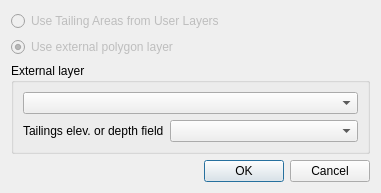
<?xml version="1.0" encoding="UTF-8"?>
<ui version="4.0">
 <class>Dialog</class>
 <widget class="QDialog" name="Dialog">
  <property name="geometry">
   <rect>
    <x>0</x>
    <y>0</y>
    <width>381</width>
    <height>153</height>
   </rect>
  </property>
  <property name="windowTitle">
   <string>Tailings Sampling</string>
  </property>
  <layout class="QGridLayout" name="gridLayout">
   <item row="1" column="0">
    <widget class="QRadioButton" name="use_external_lyr_rb">
     <property name="enabled">
      <bool>false</bool>
     </property>
     <property name="text">
      <string>Use external polygon layer</string>
     </property>
     <property name="checked">
      <bool>true</bool>
     </property>
     <property name="autoExclusive">
      <bool>false</bool>
     </property>
    </widget>
   </item>
   <item row="0" column="0">
    <widget class="QRadioButton" name="use_user_layer_rb">
     <property name="enabled">
      <bool>false</bool>
     </property>
     <property name="text">
      <string>Use Tailing Areas from User Layers</string>
     </property>
     <property name="checkable">
      <bool>false</bool>
     </property>
     <property name="checked">
      <bool>false</bool>
     </property>
    </widget>
   </item>
   <item row="8" column="0">
    <widget class="QDialogButtonBox" name="buttonBox">
     <property name="orientation">
      <enum>Qt::Horizontal</enum>
     </property>
     <property name="standardButtons">
      <set>QDialogButtonBox::Cancel|QDialogButtonBox::Ok</set>
     </property>
    </widget>
   </item>
   <item row="4" column="0">
    <widget class="QGroupBox" name="external_grp">
     <property name="enabled">
      <bool>true</bool>
     </property>
     <property name="title">
      <string>External layer</string>
     </property>
     <layout class="QGridLayout" name="gridLayout_2">
      <item row="0" column="0" colspan="2">
       <widget class="QgsMapLayerComboBox" name="external_lyr_cbo">
        <property name="enabled">
         <bool>true</bool>
        </property>
       </widget>
      </item>
      <item row="1" column="1">
       <widget class="QgsFieldComboBox" name="tailings_cbo">
        <property name="enabled">
         <bool>true</bool>
        </property>
        <property name="sizePolicy">
         <sizepolicy hsizetype="MinimumExpanding" vsizetype="Fixed">
          <horstretch>0</horstretch>
          <verstretch>0</verstretch>
         </sizepolicy>
        </property>
       </widget>
      </item>
      <item row="1" column="0">
       <widget class="QLabel" name="label_3">
        <property name="text">
         <string>Tailings elev. or depth field</string>
        </property>
       </widget>
      </item>
     </layout>
    </widget>
   </item>
  </layout>
 </widget>
 <customwidgets>
  <customwidget>
   <class>QgsFieldComboBox</class>
   <extends>QComboBox</extends>
   <header>qgis.gui</header>
  </customwidget>
  <customwidget>
   <class>QgsMapLayerComboBox</class>
   <extends>QComboBox</extends>
   <header>qgsmaplayercombobox.h</header>
  </customwidget>
 </customwidgets>
 <resources/>
 <connections>
  <connection>
   <sender>buttonBox</sender>
   <signal>accepted()</signal>
   <receiver>Dialog</receiver>
   <slot>accept()</slot>
   <hints>
    <hint type="sourcelabel">
     <x>248</x>
     <y>254</y>
    </hint>
    <hint type="destinationlabel">
     <x>157</x>
     <y>274</y>
    </hint>
   </hints>
  </connection>
  <connection>
   <sender>buttonBox</sender>
   <signal>rejected()</signal>
   <receiver>Dialog</receiver>
   <slot>reject()</slot>
   <hints>
    <hint type="sourcelabel">
     <x>316</x>
     <y>260</y>
    </hint>
    <hint type="destinationlabel">
     <x>286</x>
     <y>274</y>
    </hint>
   </hints>
  </connection>
 </connections>
</ui>
